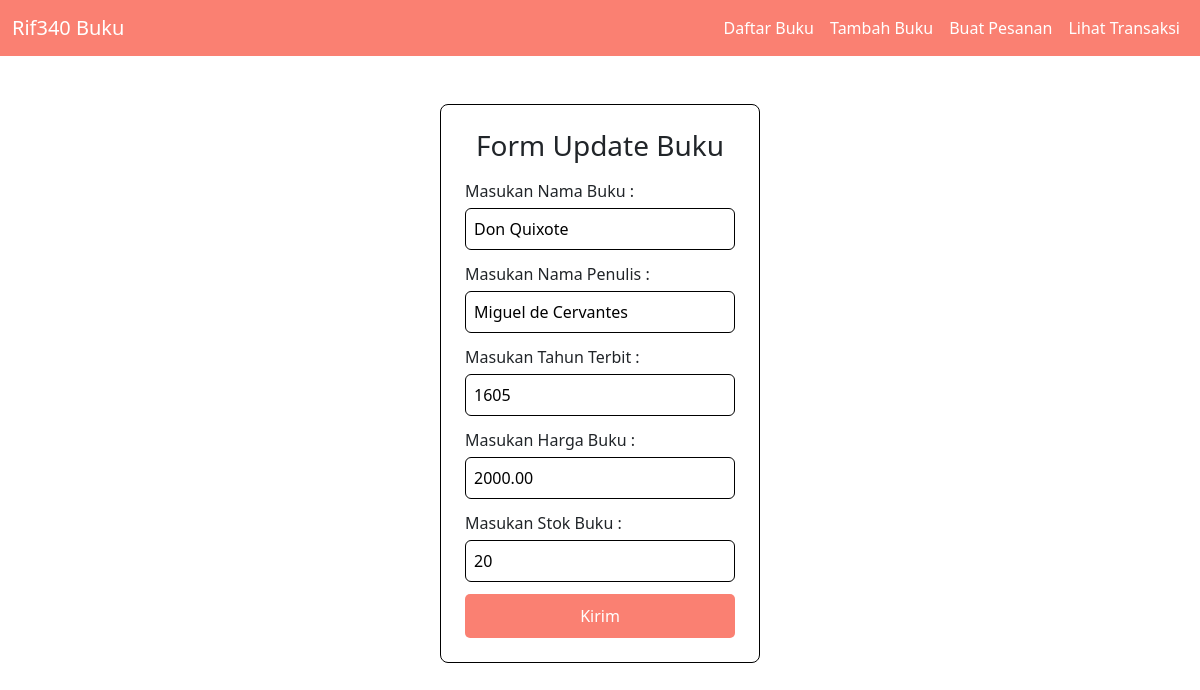
Screenshot of /edit.php?id=16 with the database file from the repository.
### tables this page shows
CREATE TABLE `buku` (
  `id` int NOT NULL,
  `judul` varchar(255) NOT NULL,
  `penulis` varchar(255) NOT NULL,
  `tahun_terbit` int NOT NULL,
  `harga` decimal(10,2) NOT NULL,
  `stok` int NOT NULL
);

### edit.php (the view, shortened to what this page needs)
<!DOCTYPE html>
<html lang="en">
<head>
    <link href="https://cdn.jsdelivr.net/npm/bootstrap@5.3.0/dist/css/bootstrap.min.css" rel="stylesheet">
    <link rel="stylesheet" href="style.css">
</head>
<body>
    <?php
    include 'koneksi.php';
    $id = $_GET['id'];
    $sql = "SELECT * FROM buku WHERE id=$id";
    $result = $conn->query($sql);
    $data = $result->fetch_assoc();
    ?>
    <?php include 'nav.php'; ?>
    <form action="proses_edit.php" method="post">
        <h3>Form Update Buku</h3>
        <label>Masukan Nama Buku :</label>
        <input type="text" name="judul" value="<?= $data['judul']; ?>">
        <label>Masukan Nama Penulis :</label>
        <input type="text" name="penulis" value="<?= $data['penulis']; ?>">
        <label>Masukan Tahun Terbit :</label>
        <input type="number" name="tahun_terbit" value="<?= $data['tahun_terbit']; ?>">
        <label>Masukan Harga Buku :</label>
        <input type="number" name="harga" value="<?= $data['harga']; ?>">
        <label>Masukan Stok Buku :</label>
        <input type="number" name="stok" value="<?= $data['stok']; ?>">
       <button type="submit" name="submit">Kirim</button>
    </form>
</body>
</html>

### style.css (style rules this page uses)
body { margin: 0; padding: 0; }
form { max-width: 320px; margin: 3rem auto; padding: 1.5rem; border: 1px solid #000; border-radius: 8px; background: #fff; }
form h3 { text-align: center; margin-bottom: 1rem; }
form label { display: block; margin-bottom: 5px; }
form input { width: 100%; padding: 8px; border-radius: 6px; border: 0.5px solid #000; margin-bottom: 12px; }
form button { width: 100%; padding: 10px; border: none; background-color: salmon; color: #fff; border-radius: 5px; cursor: pointer; }

### rows the page displays
buku: judul "Don Quixote", penulis "Miguel de Cervantes", tahun_terbit "1605", harga "2000.00", stok "20"
